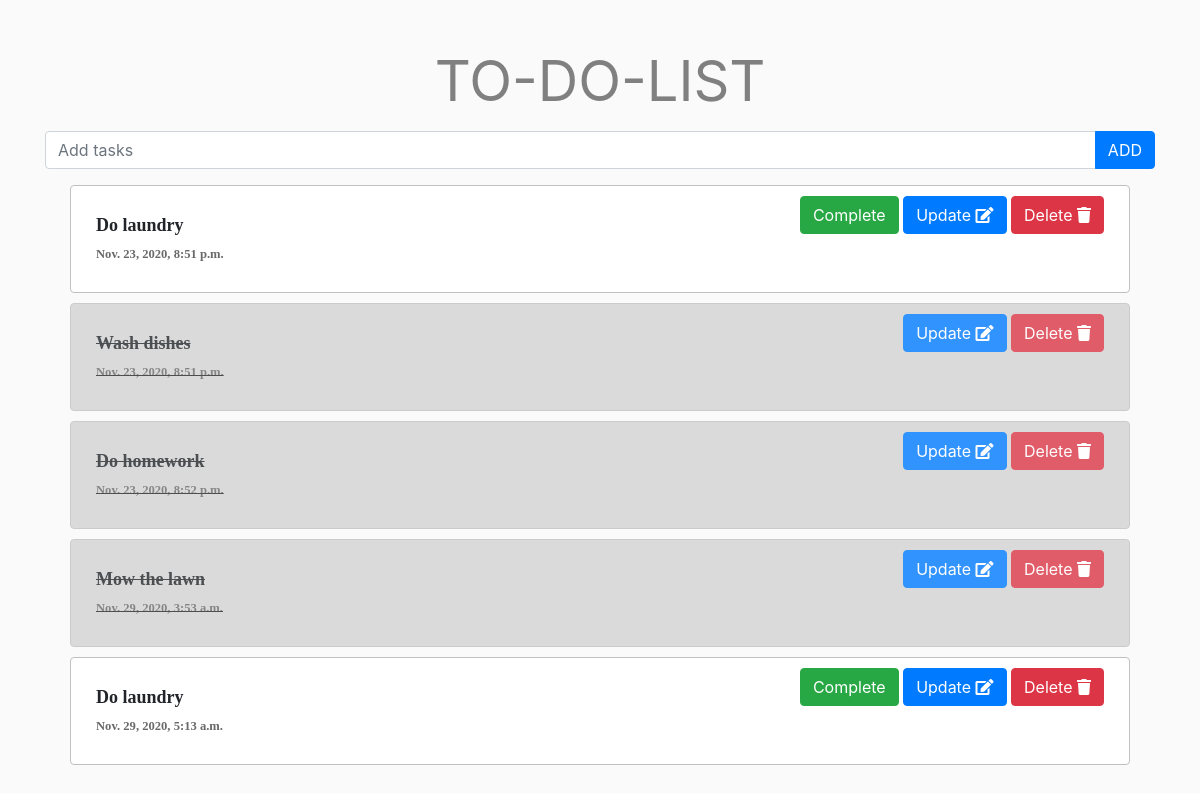
Page /todo/ on the earlier database version.
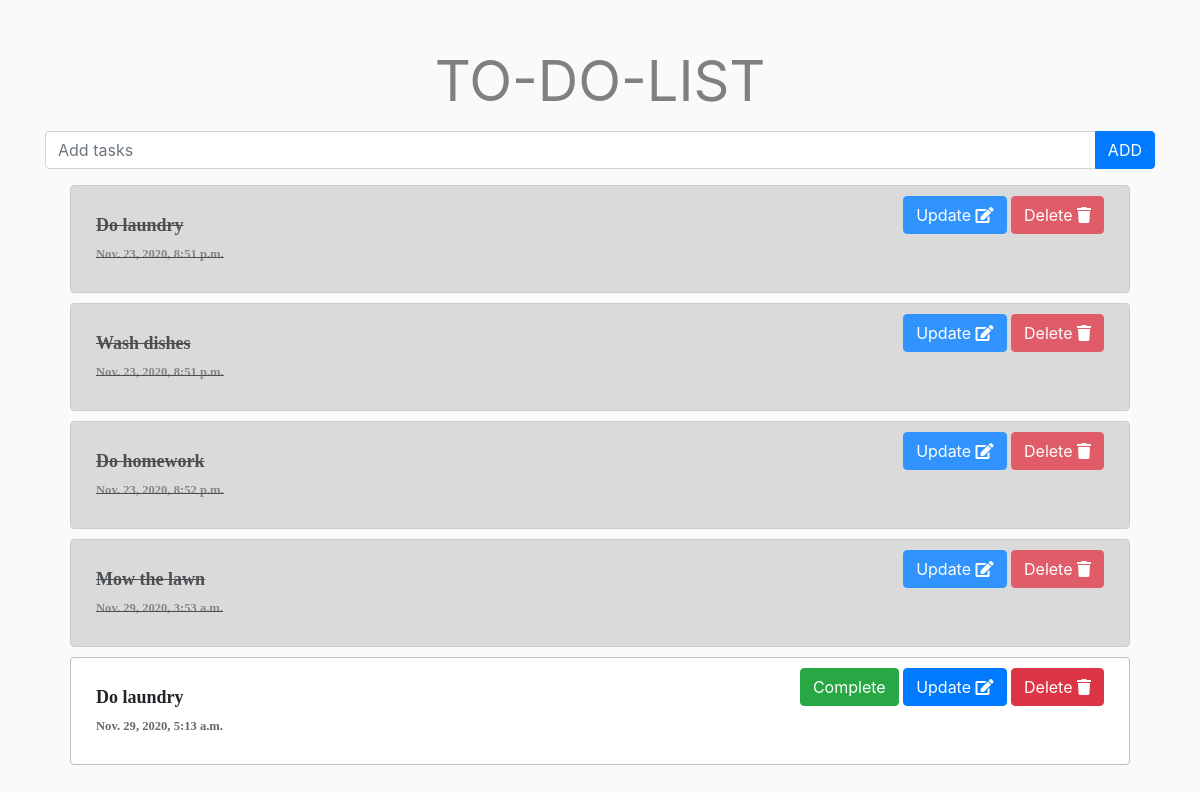
Same page on the later database version.
### todo/models.py (models this page shows, shortened)
class Task(models.Model):
    description = models.CharField(max_length=100)
    complete = models.BooleanField(default=False)
    created_at = models.DateTimeField(auto_now_add=True)

### todo/views.py (the view)
# urls.py: path('', views.view_list, name="view_list"),
def view_list(request):
    form = TaskForm(request.POST or None)
    tasks = Task.objects.all()
    context = {'tasks': tasks, 'form': form}
    return render(request, 'todo/index.html', context)

### todo/forms.py
class TaskForm(forms.ModelForm):
    class Meta:
        model = Task
        fields = '__all__'
        widgets = {
            'description': forms.TextInput(attrs={'class': 'form-control', 'placeholder': 'Add tasks', 'aria-label': 'Add tasks', 'aria-describedby': 'button-addon2'}),
            'complete': forms.CheckboxInput(attrs={'class': 'form-control'})
        }

### templates/todo/index.html (shortened to what this page needs)
{% extends 'todo/base.html' %}
{% load crispy_forms_tags %}
{% block body %}
    <form action="{% url 'add' %}" method="post">
        <div class="input-group mb-3 " id="custom">
            {{ form.description }}
            <div class="input-group-append">
                <button type="submit" class="btn btn-primary" id="button-addon2">ADD</button>
            </div>
        </div>
    </form>
        <div class="container">
            {% for task in tasks %}
                {% if task.complete == True %}
                    <div id="completeRow" class="row">
                {% else %}
                    <div id="rows" class="row">
                {% endif %}
                    <div id="task" class="col-md-6 py-3">
                        {% if task.complete == True %}
                            <span id="cross">{{ task.description }} <br> <span id="created">{{ task.created_at }}</span></span>
                        {% else %}
                            <span id="uncross">{{ task.description }} <br> <span id="created">{{ task.created_at }}</span></span>
                        {% endif %}
                    </div>
                    <div id="buttons" class="col-md-6">
                        {% if task.complete == False %}
                            <a href="{% url 'complete' task.id %}">
                                <button id="complete" type="button" class="btn btn-success">Complete</button>
                            </a>
                        {% endif %}
                        <a href="{% url 'update_task' task.id %}" class="update-icon">
                            <button id="update" type="button" class="btn btn-primary">Update
                                <i class="fas fa-edit"></i>
                            </button>
                        </a>
                        <a href="{% url 'delete_task' task.id %}" class="delete-icon">
                            <button id="delete" type="button" class="btn btn-danger">Delete
                                <i class="fas fa-trash"></i>
                            </button>
                        </a>
                    </div>
                </div>
            {% endfor %}
            </div>
        </div>
{% endblock %}

Differences in the rows shown:
changed Task (number 1 of 5 on the later page): complete False → True (drawn)
